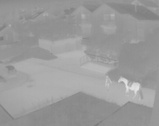
%> input picture MatLab/Procesamiento de Imagenes/Contraste/imagen.jpg, 159 x 126 px, shrunk from 324 x 256 before the run
$ octave --eval "Contraste;"   (GNU Octave 9; MATLAB toolbox functions it lacks are replaced by stand-ins)
%> lines starting %> are read from the running program, lines starting %| are printed output that depends on the picture
function Contraste()
I=imread('imagen.jpg');
%> I is the input picture: size 126x159 uint8; min 122, max 228, mean 154.8
[M,N]=size(I);
%> M = 126; N = 159
figure('Name','Original')
imshow(I)

h=zeros(1,256);
for x=1:M
    for y=1:N
        i=I(x,y)+1;
        h(1,i)=h(1,i)+1;
    end
end
%> after the loop, h = 256 values, max 1068 at index 145, min 0 at index 1, mean 78.26
figure('Name','Histograma')
bar(h);
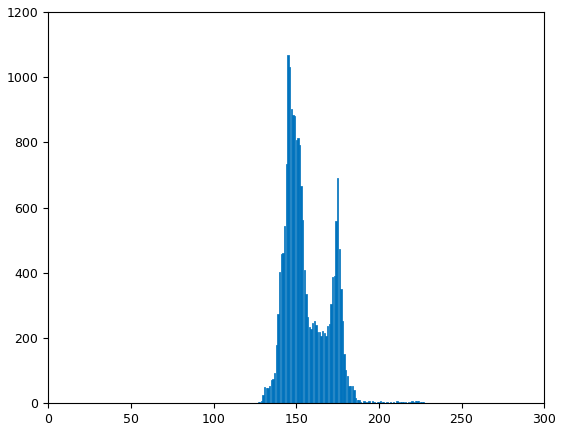
%> figure redrawn from the program's plot data; tallest bar 1068 high, from x = 144.6 to 145.4

Phigh=0;
Plow=0;
for i=1:256
    if(i>Phigh&&h(1,i)~=0)
        Phigh=i;
    end
    if(Plow==0&&h(1,i)~=0)
        Plow=i;
    end

end
%> after the loop, Phigh = 229; Plow = 123
h2=Phigh-Plow;
%> h2 = 106
%> `Contraste;`:
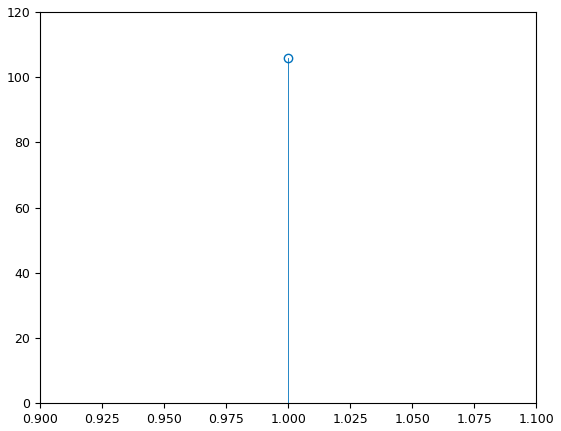
%> figure redrawn from the program's plot data
figure('Name','Contraste')
stem(h2);
end
